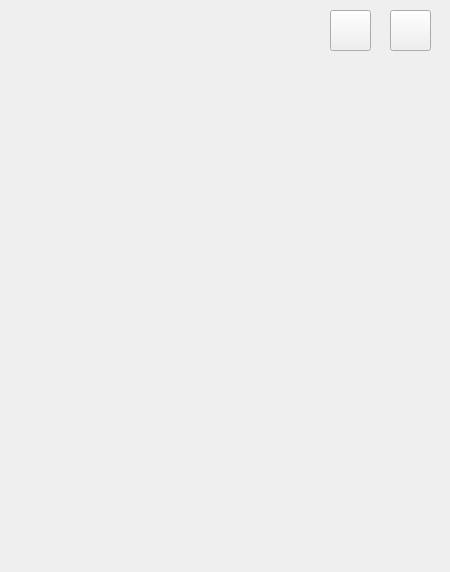
<?xml version="1.0" encoding="UTF-8"?>
<ui version="4.0">
 <class>Widget_fixed</class>
 <widget class="QWidget" name="Widget_fixed">
  <property name="geometry">
   <rect>
    <x>0</x>
    <y>0</y>
    <width>450</width>
    <height>572</height>
   </rect>
  </property>
  <property name="minimumSize">
   <size>
    <width>450</width>
    <height>572</height>
   </size>
  </property>
  <property name="maximumSize">
   <size>
    <width>450</width>
    <height>572</height>
   </size>
  </property>
  <property name="windowTitle">
   <string>Widget_fixed</string>
  </property>
  <widget class="QPushButton" name="addButton">
   <property name="geometry">
    <rect>
     <x>390</x>
     <y>10</y>
     <width>41</width>
     <height>41</height>
    </rect>
   </property>
   <property name="text">
    <string/>
   </property>
  </widget>
  <widget class="QPushButton" name="pushButton_2">
   <property name="geometry">
    <rect>
     <x>330</x>
     <y>10</y>
     <width>41</width>
     <height>41</height>
    </rect>
   </property>
   <property name="text">
    <string/>
   </property>
  </widget>
  <widget class="QWidget" name="verticalLayoutWidget">
   <property name="geometry">
    <rect>
     <x>40</x>
     <y>70</y>
     <width>371</width>
     <height>471</height>
    </rect>
   </property>
   <layout class="QVBoxLayout" name="widgetVLayout_fixed"/>
  </widget>
 </widget>
 <resources/>
 <connections/>
</ui>
